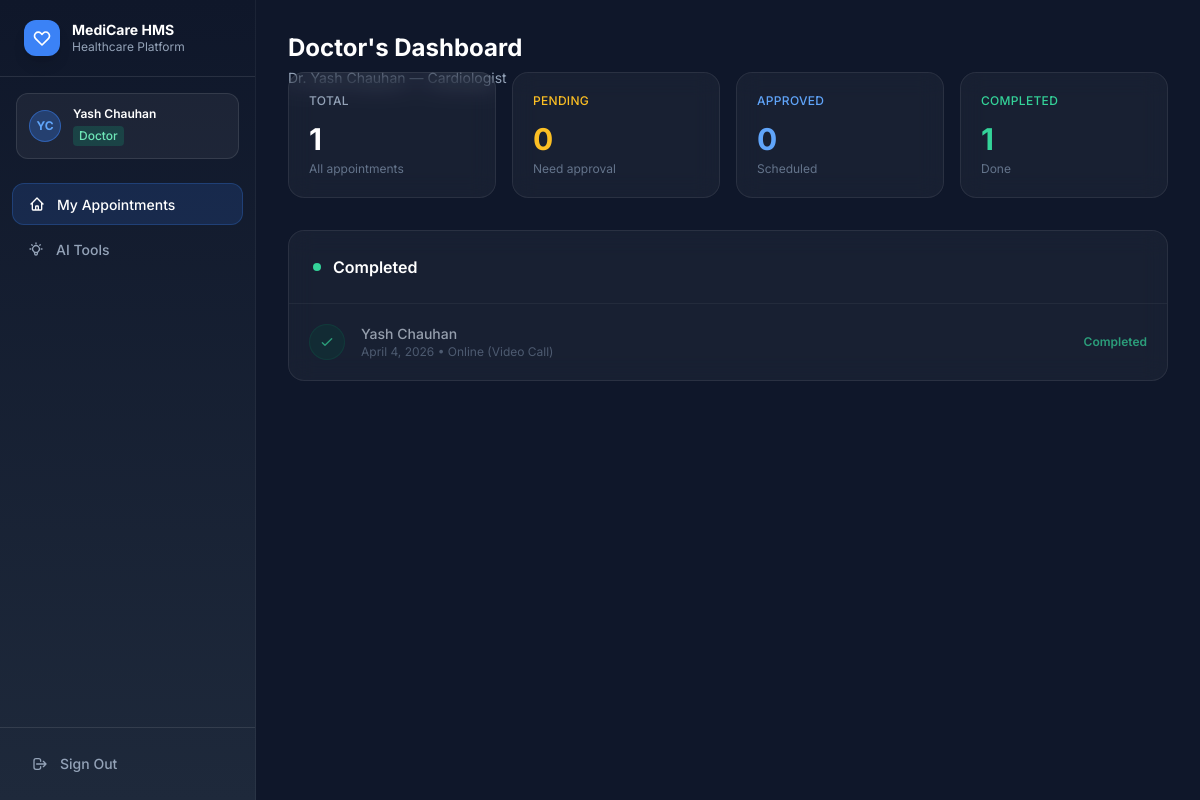
The app's page /hospital/doctor/ (signed in) with its own data.
### users/models.py (models this page shows, shortened)
class CustomUser(AbstractUser):
    ROLE_ADMIN = 'ADMIN'
    ROLE_DOCTOR = 'DOCTOR'
    ROLE_PATIENT = 'PATIENT'
    ROLE_CHOICES = [
        (ROLE_ADMIN, 'Admin'),
        (ROLE_DOCTOR, 'Doctor'),
        (ROLE_PATIENT, 'Patient'),
    ]
    role = models.CharField(
        max_length=10,
        choices=ROLE_CHOICES,
        default=ROLE_PATIENT,
    )
    phone = models.CharField(max_length=15, blank=True)
    date_of_birth = models.DateField(null=True, blank=True)
    profile_picture = models.ImageField(
        upload_to='profiles/', null=True, blank=True
    )

class DoctorProfile(models.Model):
    SPECIALIZATIONS = [
        ('General Physician', 'General Physician'),
        ('Cardiologist', 'Cardiologist'),
        ('Neurologist', 'Neurologist'),
        ('Orthopedist', 'Orthopedist'),
        ('Dermatologist', 'Dermatologist'),
        ('Pediatrician', 'Pediatrician'),
        ('Psychiatrist', 'Psychiatrist'),
        ('Gynecologist', 'Gynecologist'),
        ('Ophthalmologist', 'Ophthalmologist'),
        ('ENT Specialist', 'ENT Specialist'),
        ('Oncologist', 'Oncologist'),
        ('Endocrinologist', 'Endocrinologist'),
        ('Gastroenterologist', 'Gastroenterologist'),
        ('Pulmonologist', 'Pulmonologist'),
        ('Urologist', 'Urologist'),
    ]
    user = models.OneToOneField(
        CustomUser,
        on_delete=models.CASCADE,
        related_name='doctor_profile',
    )
    specialization = models.CharField(
        max_length=100,
        choices=SPECIALIZATIONS,
        default='General Physician',
    )
    bio = models.TextField(blank=True)
    consultation_fee = models.DecimalField(
        max_digits=8, decimal_places=2, default=500.00
    )
    gmeet_url = models.URLField(blank=True, help_text='Google Meet link for online consultations')
    experience_years = models.PositiveIntegerField(default=0)
    available_days = models.CharField(
        max_length=200,
        default='Monday,Tuesday,Wednesday,Thursday,Friday',
        help_text='Comma-separated days',
    )
    is_available = models.BooleanField(default=True)

### hospital/models.py (models this page shows, shortened)
class Appointment(models.Model):
    STATUS_PENDING = 'PENDING'
    STATUS_APPROVED = 'APPROVED'
    STATUS_COMPLETED = 'COMPLETED'
    STATUS_CANCELLED = 'CANCELLED'
    STATUS_CHOICES = [
        (STATUS_PENDING, 'Pending'),
        (STATUS_APPROVED, 'Approved'),
        (STATUS_COMPLETED, 'Completed'),
        (STATUS_CANCELLED, 'Cancelled'),
    ]
    TYPE_ONLINE = 'ONLINE'
    TYPE_OFFLINE = 'OFFLINE'
    TYPE_CHOICES = [
        (TYPE_ONLINE, 'Online (Video Call)'),
        (TYPE_OFFLINE, 'Offline (In-Person)'),
    ]
    patient = models.ForeignKey(
        settings.AUTH_USER_MODEL,
        on_delete=models.CASCADE,
        related_name='patient_appointments',
        limit_choices_to={'role': 'PATIENT'},
    )
    doctor = models.ForeignKey(
        settings.AUTH_USER_MODEL,
        on_delete=models.CASCADE,
        related_name='doctor_appointments',
        limit_choices_to={'role': 'DOCTOR'},
    )
    appointment_date = models.DateField()
    appointment_time = models.TimeField()
    appointment_type = models.CharField(
        max_length=10, choices=TYPE_CHOICES, default=TYPE_OFFLINE
    )
    status = models.CharField(
        max_length=15, choices=STATUS_CHOICES, default=STATUS_PENDING
    )
    symptoms = models.TextField(blank=True, help_text='Describe your symptoms')
    notes = models.TextField(blank=True, help_text='Doctor notes (filled after consultation)')
    created_at = models.DateTimeField(auto_now_add=True)
    updated_at = models.DateTimeField(auto_now=True)
    class Meta:
        ordering = ['-appointment_date', '-appointment_time']

### hospital/views.py (the view)
        def wrapper(request, *args, **kwargs):
            if not request.user.is_authenticated:
                return redirect('users:login')
            if request.user.role != role:
                messages.error(request, 'Access denied.')
                return redirect('users:login')
            return view_func(request, *args, **kwargs)

### hospital/views.py (called while the page is built)
def role_required(role):
    def decorator(view_func):
        def wrapper(request, *args, **kwargs):
            if not request.user.is_authenticated:
                return redirect('users:login')
            if request.user.role != role:
                messages.error(request, 'Access denied.')
                return redirect('users:login')
            return view_func(request, *args, **kwargs)
        wrapper.__name__ = view_func.__name__
        return wrapper
    return decorator

@login_required
@role_required('DOCTOR')
def doctor_dashboard(request):
    appointments = Appointment.objects.filter(
        doctor=request.user
    ).select_related('patient').order_by('-appointment_date')
    pending = appointments.filter(status='PENDING')
    approved = appointments.filter(status='APPROVED')
    completed = appointments.filter(status='COMPLETED')
    context = {
        'pending_appointments': pending,
        'approved_appointments': approved,
        'completed_appointments': completed,
        'total_count': appointments.count(),
        'pending_count': pending.count(),
        'approved_count': approved.count(),
        'completed_count': completed.count(),
    }
    return render(request, 'hospital/doctor_dashboard.html', context)

### templates/hospital/doctor_dashboard.html (shortened to what this page needs)
{% extends 'base.html' %}
{% block content %}
<div class="mb-8 animate-fade-in">
  <h1 class="text-2xl font-bold text-white">Doctor's Dashboard</h1>
  <p class="text-slate-400 mt-1 text-sm">Dr. {{ user.get_full_name }} &mdash; {{ user.doctor_profile.specialization|default:"Physician" }}</p>
</div>
<div class="grid grid-cols-2 lg:grid-cols-4 gap-4 mb-8 -mt-20">
  <div class="glass-card p-5 animate-slide-up" style="animation-delay:0.05s">
    <span class="text-slate-400 text-xs font-medium uppercase tracking-wide block mb-3">Total</span>
    <p class="text-3xl font-bold text-white">{{ total_count }}</p>
    <p class="text-slate-500 text-xs mt-1">All appointments</p>
  </div>
  <div class="glass-card p-5 animate-slide-up" style="animation-delay:0.1s">
    <span class="text-amber-400 text-xs font-medium uppercase tracking-wide block mb-3">Pending</span>
    <p class="text-3xl font-bold text-amber-400">{{ pending_count }}</p>
    <p class="text-slate-500 text-xs mt-1">Need approval</p>
  </div>
  <div class="glass-card p-5 animate-slide-up" style="animation-delay:0.15s">
    <span class="text-blue-400 text-xs font-medium uppercase tracking-wide block mb-3">Approved</span>
    <p class="text-3xl font-bold text-blue-400">{{ approved_count }}</p>
    <p class="text-slate-500 text-xs mt-1">Scheduled</p>
  </div>
  <div class="glass-card p-5 animate-slide-up" style="animation-delay:0.2s">
    <span class="text-emerald-400 text-xs font-medium uppercase tracking-wide block mb-3">Completed</span>
    <p class="text-3xl font-bold text-emerald-400">{{ completed_count }}</p>
    <p class="text-slate-500 text-xs mt-1">Done</p>
  </div>
</div>
{% if completed_appointments %}
<div class="glass-card animate-slide-up" style="animation-delay:0.35s">
  <div class="flex items-center gap-3 p-6 border-b border-white/5">
    <div class="w-2 h-2 rounded-full bg-emerald-400"></div>
    <h2 class="text-white font-semibold">Completed</h2>
  </div>
  <div class="divide-y divide-white/5">
    {% for appt in completed_appointments|slice:":5" %}
    <div class="p-5 flex items-center gap-4 opacity-70 hover:opacity-100 transition-opacity">
      <div class="w-9 h-9 rounded-full bg-emerald-900/40 border border-emerald-600/20 flex items-center justify-center text-emerald-400 flex-shrink-0">
        <svg class="w-4 h-4" fill="none" stroke="currentColor" viewBox="0 0 24 24"><path stroke-linecap="round" stroke-linejoin="round" stroke-width="2" d="M5 13l4 4L19 7"/></svg>
      </div>
      <div>
        <p class="text-slate-300 font-medium text-sm">{{ appt.patient.get_full_name }}</p>
        <p class="text-slate-500 text-xs">{{ appt.appointment_date }} &bull; {{ appt.get_appointment_type_display }}</p>
      </div>
      <span class="ml-auto text-emerald-400 text-xs font-semibold">Completed</span>
    </div>
    {% endfor %}
  </div>
</div>
{% endif %}
{% endblock %}

### templates/base.html (shortened to what this page needs)
{% load static %}
<!DOCTYPE html>
<html lang="en" class="h-full">
<head>
  <script src="https://cdn.tailwindcss.com"></script>
  <link rel="stylesheet" href="{% static 'css/custom.css' %}" />
</head>
<body class="h-full bg-navy-900 text-white font-sans antialiased">
  {% if user.is_authenticated %}
  <div class="flex h-full min-h-screen">
    <aside id="sidebar"
           class="fixed inset-y-0 left-0 z-50 w-64 flex flex-col bg-gradient-sidebar border-r border-white/5 transition-transform duration-300 ease-in-out
                  -translate-x-full lg:translate-x-0">
      <div class="flex items-center gap-3 px-6 py-5 border-b border-white/10">
        <div class="w-9 h-9 rounded-xl bg-brand flex items-center justify-center shadow-lg">
          <svg class="w-5 h-5 text-white" fill="none" stroke="currentColor" viewBox="0 0 24 24">
            <path stroke-linecap="round" stroke-linejoin="round" stroke-width="2"
                  d="M4.318 6.318a4.5 4.5 0 000 6.364L12 20.364l7.682-7.682a4.5 4.5 0 00-6.364-6.364L12 7.636l-1.318-1.318a4.5 4.5 0 00-6.364 0z"/>
          </svg>
        </div>
        <div>
          <h1 class="text-white font-bold text-sm leading-tight">MediCare HMS</h1>
          <p class="text-navy-400 text-xs">Healthcare Platform</p>
        </div>
      </div>
      <div class="mx-4 mt-4 mb-2 p-3 rounded-xl bg-white/5 border border-white/10">
        <div class="flex items-center gap-3">
          <div class="w-8 h-8 rounded-full bg-brand/30 border border-brand/50 flex items-center justify-center text-xs font-bold text-brand-light">
            {{ user.first_name|first|upper }}{{ user.last_name|first|upper }}
          </div>
          <div class="flex-1 min-w-0">
            <p class="text-white text-xs font-semibold truncate">{{ user.get_full_name|default:user.username }}</p>
            <span class="inline-flex items-center px-1.5 py-0.5 rounded text-xs font-medium
              {% if user.role == 'ADMIN' %}bg-purple-500/20 text-purple-300
              {% elif user.role == 'DOCTOR' %}bg-emerald-500/20 text-emerald-300
              {% else %}bg-brand/20 text-brand-light{% endif %}">
              {{ user.get_role_display }}
            </span>
          </div>
        </div>
      </div>
      <nav class="flex-1 px-3 py-4 space-y-1 overflow-y-auto">
        {% if user.role == 'PATIENT' %}
          {% include 'partials/nav_patient.html' %}
        {% elif user.role == 'DOCTOR' %}
          {% include 'partials/nav_doctor.html' %}
        {% elif user.role == 'ADMIN' %}
          {% include 'partials/nav_admin.html' %}
        {% endif %}
      </nav>
      <div class="p-4 border-t border-white/10">
        <a href="{% url 'users:logout' %}"
           class="flex items-center gap-3 w-full px-4 py-2.5 rounded-xl text-navy-400 hover:text-red-400 hover:bg-red-500/10 transition-all duration-200 text-sm font-medium group">
          <svg class="w-4 h-4 group-hover:scale-110 transition-transform" fill="none" stroke="currentColor" viewBox="0 0 24 24">
            <path stroke-linecap="round" stroke-linejoin="round" stroke-width="2"
                  d="M17 16l4-4m0 0l-4-4m4 4H7m6 4v1a3 3 0 01-3 3H6a3 3 0 01-3-3V7a3 3 0 013-3h4a3 3 0 013 3v1"/>
          </svg>
          Sign Out
        </a>
      </div>
    </aside>
    <div class="flex-1 flex flex-col min-h-screen lg:ml-64">
      <main class="flex-1 p-4 lg:p-8">
        {% block content %}{% endblock %}
      </main>
    </div>
  </div>
  {% else %}
  {% block auth_content %}{% endblock %}
  {% endif %}
</body>
</html>

### static/css/custom.css (style rules this page uses)
.glass-card { background: rgba(255, 255, 255, 0.04); border: 1px solid rgba(255, 255, 255, 0.08); border-radius: 1rem; backdrop-filter: blur(12px); -webkit-backdrop-filter: blur(12px); }
.animate-fade-in { animation: fadeIn 0.4s ease-out; }
.animate-slide-up { animation: slideUp 0.4s ease-out both; }

### records on screen
CustomUser: first_name|first "Y", last_name|first "C", get_full_name "Yash Chauhan", role "Doctor", doctor_profile.specialization "Cardiologist"
Appointment: patient.get_full_name "Yash Chauhan", appointment_date "April 4, 2026", appointment_type "Online (Video Call)"

### other values on screen
{{ total_count }} "1"
{{ pending_count }} "0"
{{ approved_count }} "0"
{{ completed_count }} "1"
